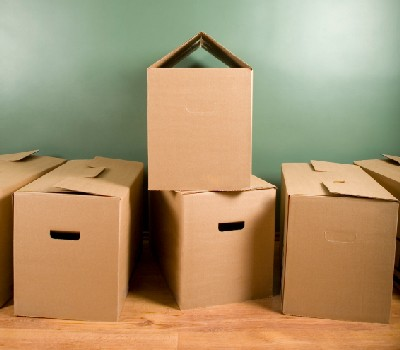
#> input picture courses/COMP4102/computer-vision-main/assignment1/images/edge4.jpg, 400 x 350 px, found by its file name
$ jupyter execute Stick_filter.ipynb
#> lines starting #> are read from the running program, lines starting #| are printed output that depends on the picture
Set True to save the figures.

[cell 1]
save = True

## Reused Code from Question 5

[cell 2]
import cv2
import numpy as np # scientific computing
import matplotlib.pyplot as plt # plotting
import matplotlib.image as mpimg # reading images
from skimage.color import rgb2gray # converting rgb images to grayscale

def cross_correlate2D(img, mask):
    n_r, n_c = img.shape
    # Compute row and column offsets
    mask_r, mask_c = mask.shape
    r_offset = mask_r // 2 - (mask_r % 2 == 0)
    c_offset = mask_c // 2 - (mask_c % 2 == 0)
    # Apply zero-padding
    padded_img = np.pad(img, ((r_offset, r_offset + (mask_r % 2 == 0)),
                              (c_offset, c_offset + (mask_c % 2 == 0))))
    # Perform 2D cross-correlation
    output = np.zeros((n_r, n_c))
    for row in range(r_offset, r_offset + n_r):
        for col in range(c_offset, c_offset + n_c):
            output[row - r_offset, col - c_offset] = np.sum(
                mask *
                padded_img[row - r_offset: row + r_offset + (mask_r % 2 == 0) + 1,
                           col - c_offset: col + c_offset + (mask_c % 2 == 0) + 1]
            )
    return output

def sobel(img):
    mask_x = np.array([[-1, 0, 1], [-2, 0, 2], [-1, 0, 1]])
    mask_y = np.array([[1, 2, 1], [0, 0, 0], [-1, -2, -1]])
    edge_x = cross_correlate2D(img, mask_x) / 6
    edge_y = cross_correlate2D(img, mask_y) / 6
    gradient_magnitudes = np.sqrt(edge_x ** 2 + edge_y ** 2)
    gradient_magnitudes *= 255 / np.max(gradient_magnitudes)
    gradient_directions = np.arctan2(edge_y, edge_x)
    return edge_x, edge_y, gradient_magnitudes, gradient_directions

def gaussian_blur(sigma, k=2):
    """
    Generates a Gaussian Blur Filter with shape (2k + 1, 2k + 1), with
    the specified standard deviation.
    Args:
        sigma: The standard deviation of the Gaussian Blur
        k: The parameter that determines the shape of the filter (2 by default)
    Returns:
        G: The resulting Gaussian Blur Filter
    """
    x, y = np.mgrid[-k: k + 1, -k: k + 1]
    G = np.exp(-(x ** 2 + y ** 2) / (2 * sigma ** 2)) / 2 * np.pi * sigma ** 2
    return G

def non_max_suppression(gradient_magnitudes, gradient_directions):
    """
    Implements the Non-Maximum Suppression algorithm to thin out the
    edges described as gradient magnitudes.
    Args:
        gradient_magnitudes: Edge intensities
        gradient_directions: Edge directions (angles in Radians)
    output:
        result: The processed edge intensities
    """
    #INSERT YOUR CODE HERE
    height, width = gradient_magnitudes.shape
    output = np.zeros_like(gradient_magnitudes, dtype=np.uint8)
    gradient_directions *= (180 / np.pi)

    for i in range(1, height-1):
        for j in range(1, width-1):
            mag = gradient_magnitudes[i, j]
            angle = gradient_directions[i,j]

            if (0<=angle<22.5) or (157.5 <= angle <= 180) or (-22.5 <= angle < 0) or (-180 <= angle < -157.5):
                prev_pixel = gradient_magnitudes[i, j-1]
                next_pixel = gradient_magnitudes[i, j+1]
            elif (112.5 <= angle < 157.5) or (-67.5 <= angle < -22.5):
                prev_pixel = gradient_magnitudes[i-1, j-1]
                next_pixel = gradient_magnitudes[i+1, j+1]
            elif (67.5 <= angle < 112.5) or (-112.5 <= angle < -67.5):
                prev_pixel = gradient_magnitudes[i-1, j]
                next_pixel = gradient_magnitudes[i+1, j]
            elif (22.5 <= angle < 67.5) or (-157.5 <= angle < -112.5):
                prev_pixel = gradient_magnitudes[i-1, j+1]
                next_pixel = gradient_magnitudes[i+1, j-1]

            if mag >= prev_pixel and mag >= next_pixel:
                output[i, j] = mag

    return output

## Stick Filters

[cell 3]
def get_gradient_magnitudes(img, sigma, k=2):
    """
    Get gradient magnitudes of an image
    Args:
        img: The input image
        sigma: The standard deviation of the 5x5 Gaussian Filter
        k: Parameter to adjust the shape of the (2k + 1, 2k + 1) gaussian blur
    """
    G = gaussian_blur(sigma, k)
    blurred_img = cross_correlate2D(img, G)
    _, _, gradient_magnitudes, _ = sobel(blurred_img)
    return gradient_magnitudes

Create the kernels of the sticks filters

[cell 4]
def get_kernels():
    kernel1 = [[0, 0, 0, 0, 0], [0, 0, 0, 0, 0], [1/5, 1/5, 1/5, 1/5, 1/5], [0, 0, 0, 0, 0], [0, 0, 0, 0, 0]]
    kernel2 = [[0, 0, 0, 0, 0], [0, 0, 0, 1/5, 1/5], [0, 0, 1/5, 0, 0], [1/5, 1/5, 0, 0, 0], [0, 0, 0, 0, 0]]
    kernel3 = [[0, 0, 0, 0, 1/5], [0, 0, 0, 1/5, 0], [0, 0, 1/5, 0, 0], [0, 1/5, 0, 0, 0], [1/5, 0, 0, 0, 0]]
    kernel4 = [[0, 0, 0, 1/5, 0], [0, 0, 0, 1/5, 0], [0, 0, 1/5, 0, 0], [0, 1/5, 0, 0, 0], [0, 1/5, 0, 0, 0]]
    kernel5 = [[0, 0, 1/5, 0, 0], [0, 0, 1/5, 0, 0], [0, 0, 1/5, 0, 0], [0, 0, 1/5, 0, 0], [0, 0, 1/5, 0, 0]]
    kernel6 = [[0, 1/5, 0, 0, 0], [0, 1/5, 0, 0, 0], [0, 0, 1/5, 0, 0], [0, 0, 0, 1/5, 0], [0, 0, 0, 1/5, 0]]
    kernel7 = [[1/5, 0, 0, 0, 0], [0, 1/5, 0, 0, 0], [0, 0, 1/5, 0, 0], [0, 0, 0, 1/5, 0], [0, 0, 0, 0, 1/5]]
    kernel8 = [[0, 0, 0, 0, 0], [1/5, 1/5, 0, 0, 0], [0, 0, 1/5, 0, 0], [0, 0, 0, 1/5, 1/5], [0, 0, 0, 0, 0]]
    return [kernel1, kernel2, kernel3, kernel4, kernel5, kernel6, kernel7, kernel8]

Stick Filter

[cell 5]
def stick_filters(img, sigma, n):
    """
    Applys Stick Filter Algorithm to a given image.
    Args:
        img: The input image
        sigma: The standard deviation of the 5x5 Gaussian Filter
        n: length of each stick
    """
    magnitudes = get_gradient_magnitudes(img, sigma)
    magnitudes = magnitudes.astype(np.float32)
    kernel = np.ones((n, n), np.float32) / (n**2)

    avg_intensity = cv2.filter2D(magnitudes, -1, kernel)

    kernels = get_kernels()
    intensities = []
    for k in kernels:
        intensities.append(cv2.filter2D(magnitudes, -1, np.asarray(k)))

    row, col = magnitudes.shape
    for i in range(row):
        for j in range(col):
            max_diff = []
            avg_neighbor = avg_intensity[i, j]
            for stick in intensities:
                avg_stick = stick[i, j]
                max_diff.append(np.abs(avg_neighbor - avg_stick))
            magnitudes[i, j] = max(max_diff)

    return magnitudes

## Results

[cell 6]
img = cv2.imread('edge4.jpg', cv2.IMREAD_GRAYSCALE)
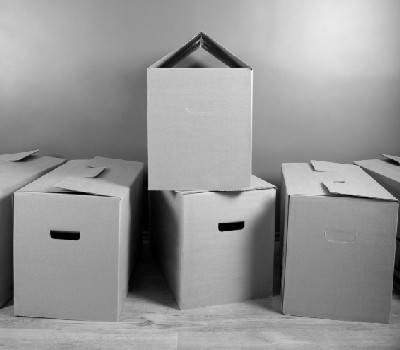
#> img: shape (350, 400); min 0, max 245, mean 150.3
_, _, _, gradient_directions = sobel(img)
#> after the loop in cross_correlate2D (call 2), `for row in range(r_offset, r_offset + n_r):`:
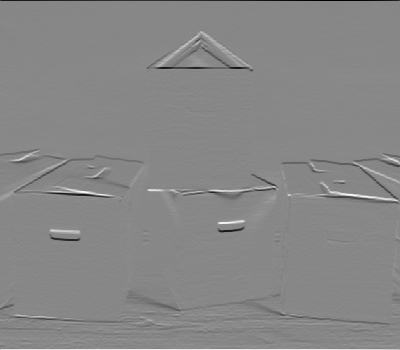
#> output: shape (350, 400) float64; min -904, max 799, mean 0.2; drawn with min black and max white
#> in sobel, `gradient_directions = np.arctan2(edge_y, edge_x)`:
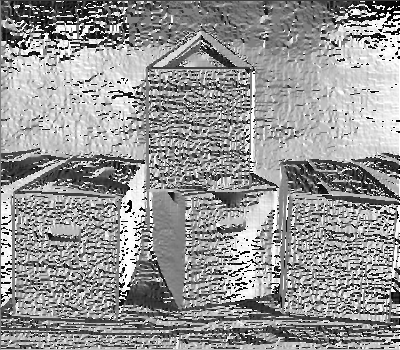
#> gradient_directions: shape (350, 400) float64; min -3.14, max 3.14, mean 0.554; drawn with min black and max white

n = 5
stick_res_magnitudes = stick_filters(img, 1, 5)
#> after the loop in cross_correlate2D (call 3), `for row in range(r_offset, r_offset + n_r):`:
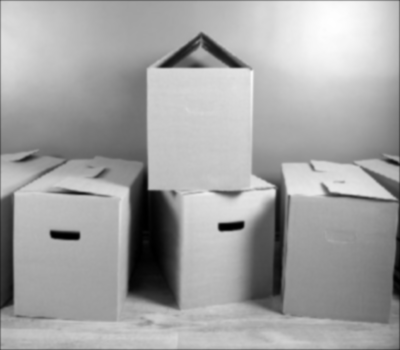
#> output: shape (350, 400) float64; min 2.99, max 2257.4, mean 1451.3; drawn with min black and max white
#> in cross_correlate2D (call 4), `padded_img = np.pad(img, ((r_offset, r_offset + (mask_r % 2 == 0)), (c..`:
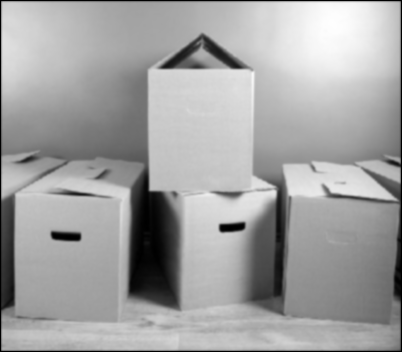
#> padded_img: shape (352, 402) float64; min 0, max 2257.4, mean 1435.8; drawn with min black and max white
#> in sobel (call 2), `gradient_magnitudes = np.sqrt(edge_x ** 2 + edge_y ** 2)`:
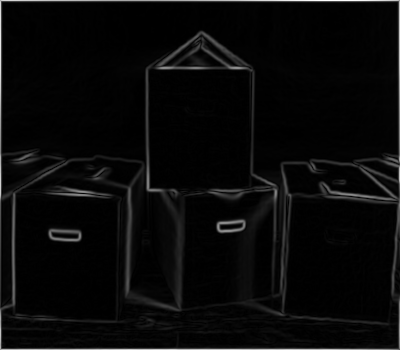
#> gradient_magnitudes: shape (350, 400) float64; min 3.79e-14, max 1380.7, mean 50.9; drawn with min black and max white
#> in sobel (call 2), `gradient_directions = np.arctan2(edge_y, edge_x)`:
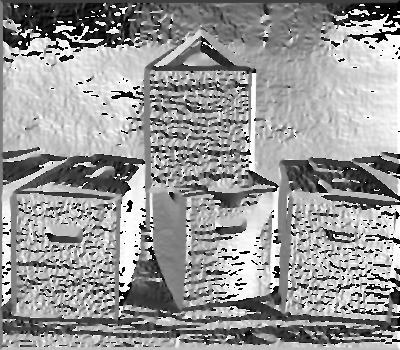
#> gradient_directions: shape (350, 400) float64; min -3.14, max 3.14, mean 0.6; drawn with min black and max white
#> in stick_filters, `avg_intensity = cv2.filter2D(magnitudes, -1, kernel)`:
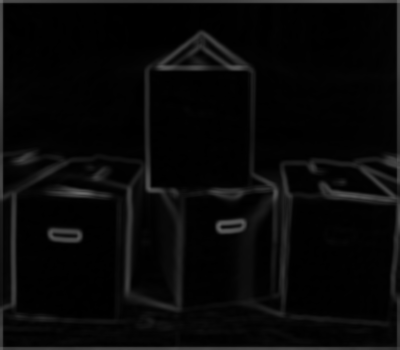
#> avg_intensity: shape (350, 400) float32; min 0.0332, max 109.1, mean 8.8
#> after the loop in stick_filters, `for k in kernels:`: intensities = 8 items
#> after the loop in stick_filters, `for i in range(row):`:
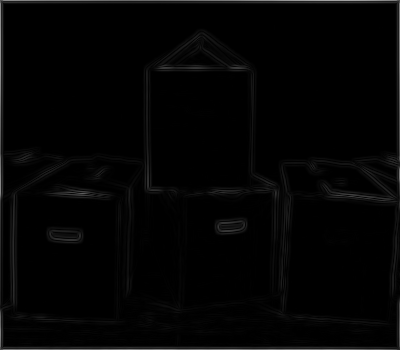
#> magnitudes: shape (350, 400) float32; min 0.0215, max 164.8, mean 4.2
nms_img = non_max_suppression(stick_res_magnitudes, gradient_directions)
#> in non_max_suppression, `output = np.zeros_like(gradient_magnitudes, dtype=np.uint8)`: output: shape (350, 400); every value is 0
#> after the loop in non_max_suppression, `for i in range(1, height-1):`:
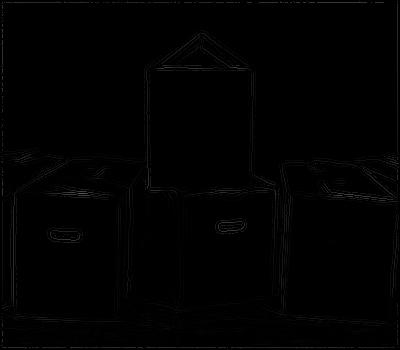
#> output: shape (350, 400); min 0, max 94, mean 1.3

plt.subplot(121),plt.imshow(stick_res_magnitudes,cmap = 'gray')
plt.title('Figure 1: Stick Filter Result'), plt.xticks([]), plt.yticks([])
plt.subplot(122),plt.imshow(nms_img,cmap = 'gray')
plt.title('Figure 2: Non Maximum Suppression\nApplied on top of Stick Filtering'), plt.xticks([]), plt.yticks([])
if save:
    plt.savefig('Stick_results.png')
plt.show()
